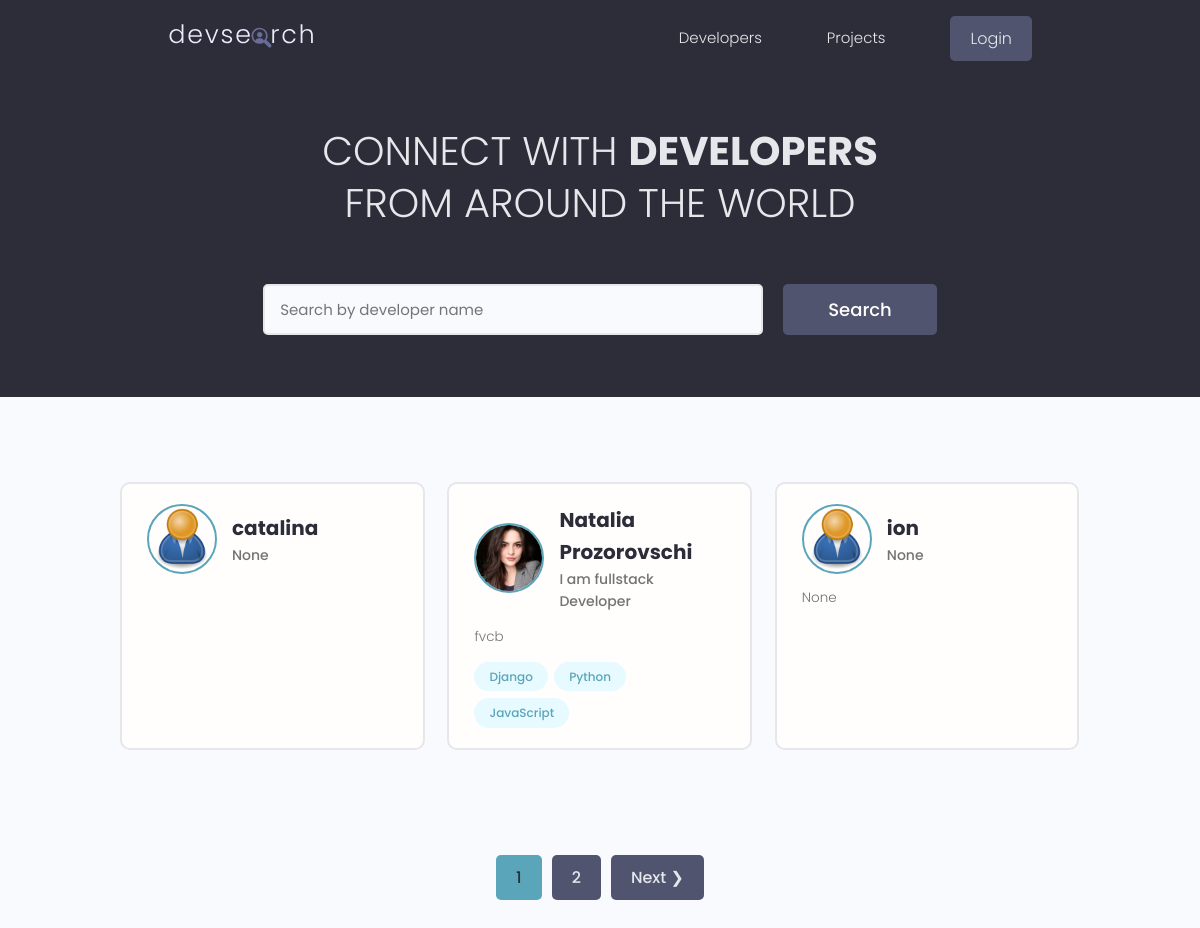
The app's page /, older data.
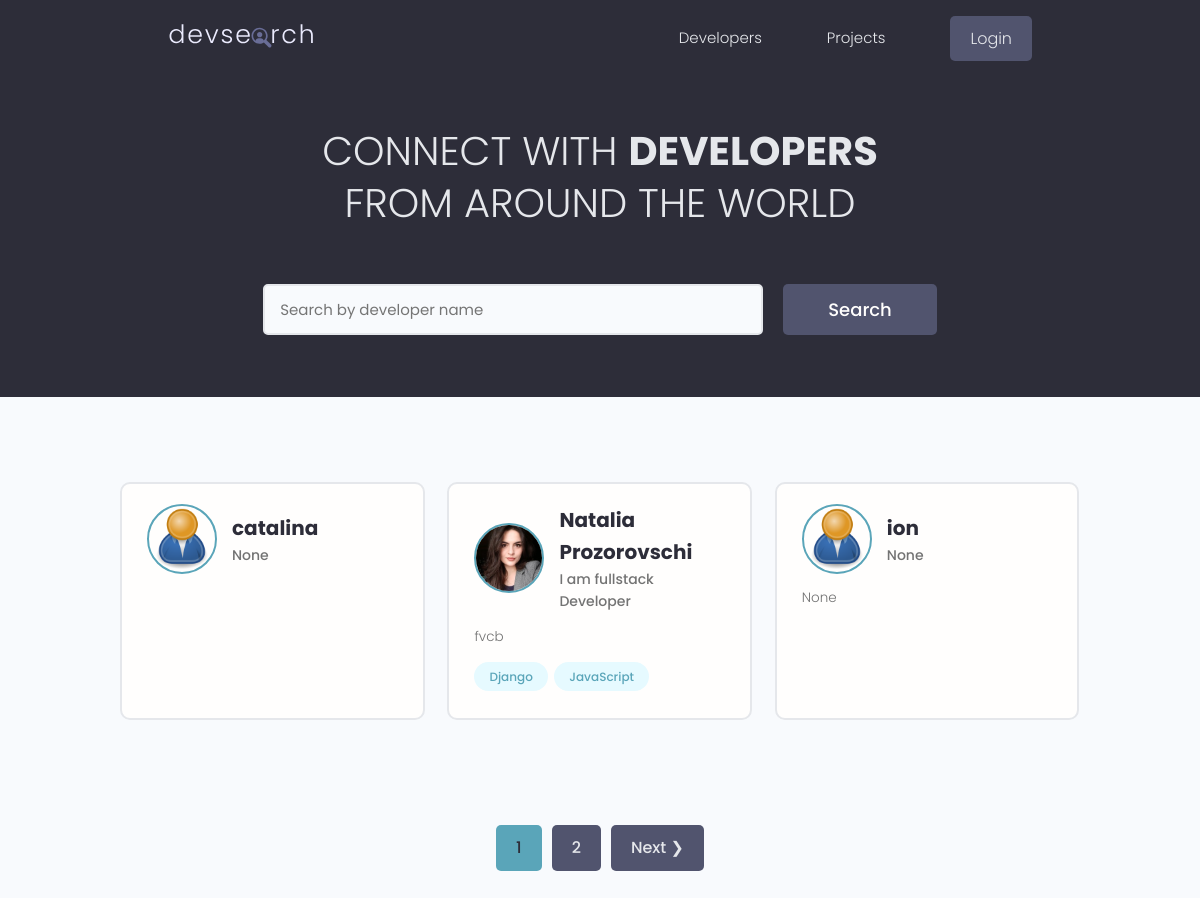
The same page, newer data.
### users/models.py (models this page shows, shortened)
class Profile(models.Model):
    user = models.OneToOneField(User, on_delete=models.CASCADE, null=True, blank=True)
    name = models.CharField(max_length=200, blank=True, null=True)
    email = models.EmailField(max_length=500, blank=True, null=True)
    username = models.CharField(max_length=200, blank=True, null=True)
    location = models.CharField(max_length=200, blank=True, null=True)
    short_intro = models.CharField(max_length=200, blank=True, null=True)
    bio = models.TextField(blank=True, null=True)
    profile_image = models.ImageField(
        null=True, blank=True, upload_to='profiles/', default="profiles/user-default.png")
    social_github = models.CharField(max_length=200, blank=True, null=True)
    social_twitter = models.CharField(max_length=200, blank=True, null=True)
    social_linkedin = models.CharField(max_length=200, blank=True, null=True)
    social_youtube = models.CharField(max_length=200, blank=True, null=True)
    social_website = models.CharField(max_length=200, blank=True, null=True)
    created = models.DateTimeField(auto_now_add=True)
    id = models.UUIDField(default=uuid.uuid4, unique=True,
                          primary_key=True, editable=False)

class Skill(models.Model):
    owner = models.ForeignKey(
        Profile, on_delete=models.CASCADE, null=True, blank=True)
    name = models.CharField(max_length=200, blank=True, null=True)
    description = models.TextField(null=True,blank=True)
    created = models.DateTimeField(auto_now_add=True)
    id = models.UUIDField(default=uuid.uuid4, unique=True,
                          primary_key=True, editable=False)
    def __str__(self):
        return str(self.name)

### users/views.py (the view)
# urls.py: path('', views.profiles, name="profiles"),
def profiles(request):
    profiles, search_query = searchProfiles(request)
    custom_range, profiles = paginateProfiles(request,profiles,3)
    context = {'profiles': profiles, 'search_query': search_query,
               'custom_range': custom_range}
    return render(request, 'users/profiles.html', context)

### users/utils.py (called while the page is built)
def paginateProfiles(request,profiles,results):
    page = request.GET.get('page')
    paginator = Paginator(profiles,results)
    try:
        profiles = paginator.page(page)
    except PageNotAnInteger:
        page = 1
        profiles = paginator.page(page)
    except EmptyPage:
        page = paginator.num_pages
        profiles = paginator.page(page)
    leftIndex = (int(page) - 4)
    if leftIndex < 1:
        leftIndex = 1
    rightIndex = (int(page) + 5)
    if rightIndex > paginator.num_pages:
        rightIndex = paginator.num_pages + 1
    custom_range = range(leftIndex,rightIndex)
    return custom_range, profiles

def searchProfiles(request):
    search_query = ''
    if request.GET.get('search_query'):
        search_query = request.GET.get('search_query')
    skills = Skill.objects.filter(name__icontains=search_query)
    profiles = Profile.objects.distinct().filter(
        Q(name__icontains=search_query)|
        Q(short_intro__icontains=search_query)|
        Q(skill__in=skills)
        )
    return profiles, search_query

### users/templates/users/profiles.html (shortened to what this page needs)
{% extends 'main.html' %}
{% block content %}
<main class="home">
    <section class="hero-section text-center">
      <div class="container container--narrow">
        <div class="hero-section__box">
          <h2>CONNECT WITH <span>DEVELOPERS</span></h2>
          <h2>FROM AROUND THE WORLD</h2>
        </div>
        <div class="hero-section__search">
          <form id="searchForm" class="form" action="{% url 'profiles' %}" method="get">
              <div class="form__field">
                  <input class="input input--text" id="formInput#search" type="text" name="search_query"
                      value="{{search_query}}" placeholder="Search by developer name" />
              </div>
              <input class="btn btn--sub btn--lg" type="submit" value="Search" />
          </form>
      </div>
  </div>
</section>
    <section class="devlist">
      <div class="container">
        <div class="grid grid--three">
          {% for profile in profiles %}
          <div class="column card">
            <div class="dev">
              <a href="{% url 'user-profile' profile.id %}" class="card__body">
                <div class="dev__profile">
                  <img class="avatar avatar--md" src="{{ profile.profile_image.url}}" alt="image" />
                  <div class="dev__meta">
                    <h3>{{profile.name}}</h3>
                    <h5>{{profile.short_intro|slice:"60"}}</h5>
                  </div>
                </div>
                <p class="dev__info">{{profile.bio|slice:"150"}}</p>
                <div class="dev__skills">
                  {% for skill in profile.skill_set.all %}
                  <span class="tag tag--pill tag--main">
                    <small>{{skill}}</small>
                  </span>
                  {% endfor %}
                </div>
              </a>
            </div>
          </div>
          {% endfor %}
        </div>
      </div>
    </section>
    {% include 'pagination.html' with queryset=profiles custom_range=custom_range%}
  </main>
{% endblock content %}

Row changes from the older to the newer data that the page shows:
removed Skill: name "Python", shown under Profile "Natalia Prozorovschi"
